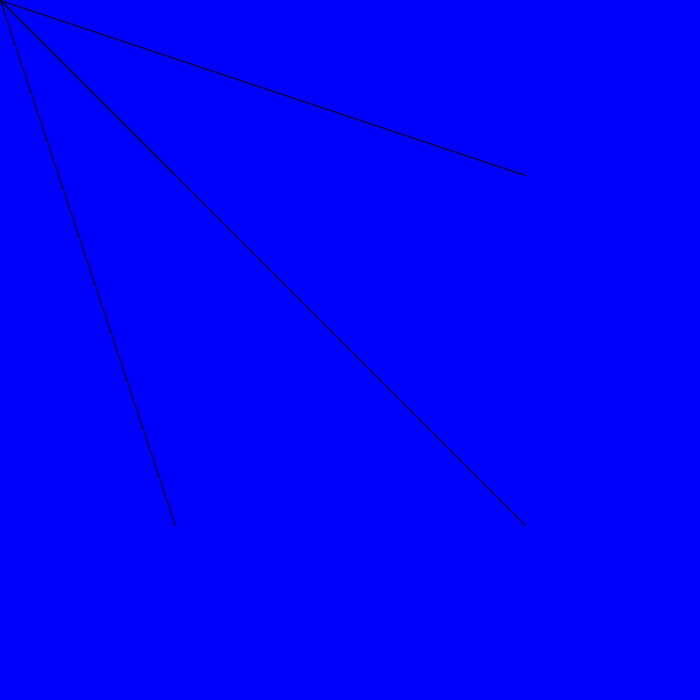
Frame 1 (no input)
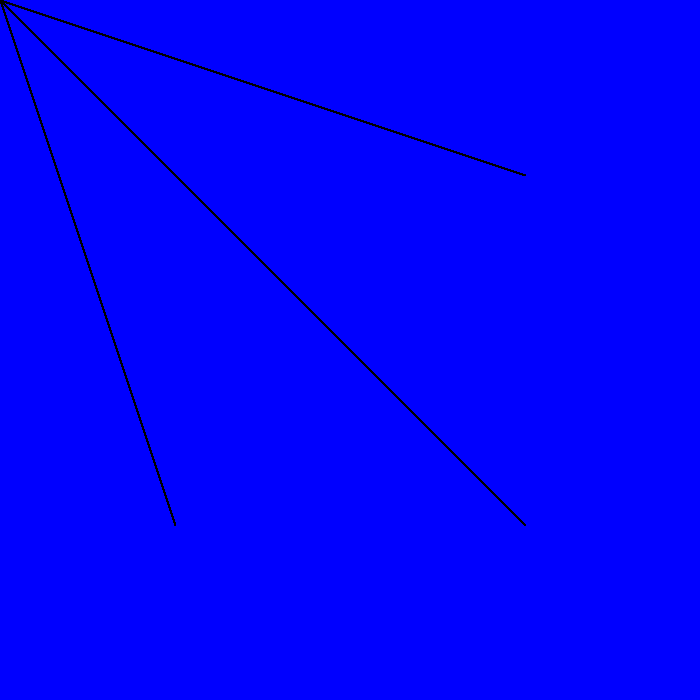
Frame 60 (the mouse pressed at the canvas centre just before this capture)
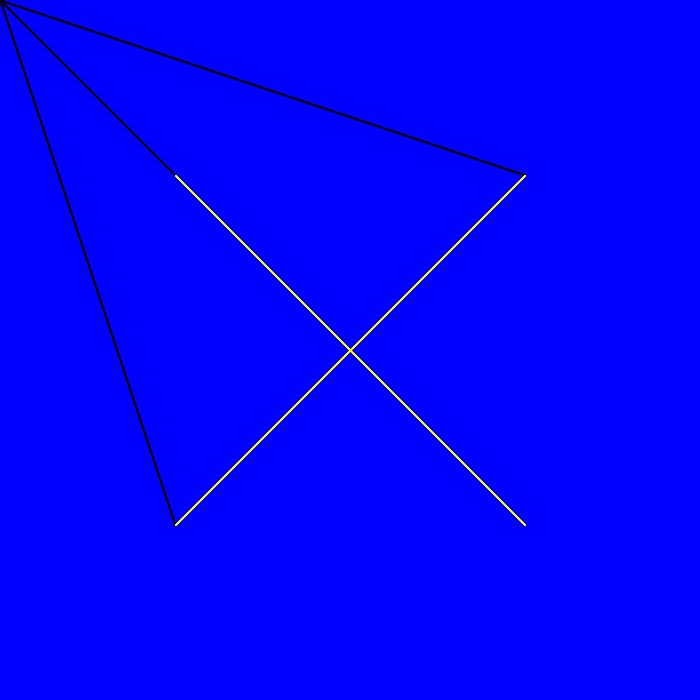
Frame 120 (the mouse held since frame 60 and released just before this capture)

The Processing sketch that drew these frames (run headless with seeded random() and noise(); from frame 60 on, the mouse is pressed at the canvas centre):

// Processing sketch: processing_133104
// ── processing_133104.pde

void setup() {
  size(700, 700);
  background(0, 0, 255);
} 

void draw() {
  stroke( mouseX, mouseY, 0);
  line( width/4, height/4, mouseX, mouseY);
  line( 3*width/4, height/4, mouseX, mouseY);
  line( width/4, 3*height/4, mouseX, mouseY);
  line( 3*width/4, 3*height/4, mouseX, mouseY);
}

void mousePressed() {
  background(mouseX, mouseY, random(0,150));
}
